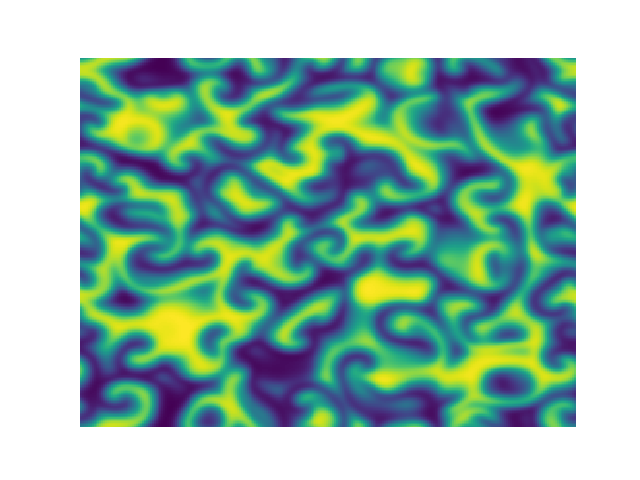
#> input picture Python/images/cgle_image_exp3.png, 640 x 480 px; its folder holds only this picture in this run
$ python -i strange_nlcCGLE2d_time.py   (imports and definitions only)
#> lines starting #> are read from the running program, lines starting #| are printed output that depends on the picture
import numpy as np
from numpy.fft import fft2, ifft2
import matplotlib.pyplot as plt
from matplotlib.animation import FuncAnimation
import time

def weirdexp(X, Y, sigma):
#> called with sigma = 50
    fill = np.zeros(X.shape)
    for i in range(len(X)):
        for j in range(len(X[i])):
            if X[i][j]**2 + Y[i][j]**2 > 100:
                fill[i][j] = np.exp(-(X[i][j]**2 + Y[i][j]**2)/(2*sigma*sigma))
            else:
                fill[i][j] = np.exp(-(X[i][j]**2 + Y[i][j]**2)/(2*sigma*sigma)) * np.cos(100*abs(X[i][j]) + 100*abs(Y[i][j]))
    return fill

N = 512
length = 200

x = length*np.array([i for i in range(-int(N/2), int(N/2))])/N
y = length*np.array([i for i in range(-int(N/2), int(N/2))])/N
X, Y = np.meshgrid(x, y)

#U = np.exp(-((X-0)**2 + (Y-0)**2))# + np.exp(-((X+20)**2 + (Y+0)**2))
#U = np.exp(U) - 1
#U = np.cos(np.sqrt(X*X + Y*Y))
U = np.ones(np.shape(X))

V = fft2(U)
alpha = -1
beta = 2
sigma = 50
omega = -0.8 * weirdexp(X, Y, sigma) + 1 #np.exp(-(X*X+Y*Y)/(2*sigma*sigma))
mu = 0.3
chi = np.pi

# between 0.2 and 0.25 at N=256, localized target patters
# between 0.1 and 0.15 at N=128, localized target patterns (very small)
delta = 1
#g = fft2(np.exp(-(X*X+Y*Y)*(delta*delta)))

h = 0.1

bk = [i for i in range(0, int(N/2))]
bk[len(bk):] = [0]
bk[len(bk):] = [i for i in range(int(-N/2) + 1, 0)]
bk = np.array(bk)
kx, ky = np.meshgrid(np.array(bk)*2*np.pi/length, np.array(bk)*2*np.pi/length)

g2 = np.exp(-(kx*kx + ky*ky)/(delta*delta))
L = -(kx*kx + ky*ky) * (1 + 1j*beta) #- mu * np.exp(1j * chi) * g2

E = np.exp(h*L)
E2 = np.exp(h*L/2)

M = 16

# [2 lines not run here, left out]
L = np.reshape(L, len(bk)*len(bk))

r = np.exp(1j * np.pi * ((np.array([i for i in range(1, M+1)]))-0.5)/M)

newL = np.array([L for i in range(0,M)])
newL = np.transpose(newL)
newr = np.array([r for i in range(0, N*N)])
LR = h*newL + newr
LR = np.array(LR)

# [3 lines not run here, left out]


tQ = (np.exp(LR/2) - 1)/LR
Q = h*np.mean(tQ, axis=1).real

tf1 = (-4-LR+np.exp(LR)*(4-3*LR+LR**2))/(LR**3)
f1 = h*np.mean(tf1, axis=1).real

tf2 = (2+LR+np.exp(LR)*(-2+LR))/(LR**3)
f2 = h*np.mean(tf2, axis=1).real

tf3 = (-4-3*LR-LR**2+np.exp(LR)*(4-LR))/(LR**3)
f3 = h*np.mean(tf3, axis=1).real

size = len(bk)
Q = np.reshape(Q, (size, size))
f1 = np.reshape(f1, (size, size))
f2 = np.reshape(f2, (size, size))
f3 = np.reshape(f3, (size, size))
L = np.reshape(L, (size, size))


fig, ax = plt.subplots()
# [1 line not run here, left out]
plot = ax.imshow(U)

def init():
    return plot

t = time.time()
count = 0

def animate(i):
    global Z, V, U, E2, Q, E, f1, f2, f3, t, count

    t0 = time.time()
    count += 1
    print(t - t0, '\t', count)
    t = t0

    Nv = fft2((1 - 1j*omega) * ifft2(V) - (1 + 1j*alpha)*ifft2(V)*abs(ifft2(V))**2)# + (mu * np.exp(1j*chi) * V) * g# - V
    a = E2*V + Q*Nv
    Na = fft2((1 - 1j*omega) * ifft2(a) - (1 + 1j*alpha)*ifft2(a)*abs(ifft2(a))**2)# + (mu * np.exp(1j*chi) * a) * g
    b = E2*V + Q*Na
    Nb = fft2((1 - 1j*omega) * ifft2(b) - (1 + 1j*alpha)*ifft2(b)*abs(ifft2(b))**2)# + (mu * np.exp(1j*chi) * b) * g
    c = E2*a + Q*(2*Nb-Nv)
    Nc = fft2((1 - 1j*omega) * ifft2(c) - (1 + 1j*alpha)*ifft2(c)*abs(ifft2(c))**2)# + (mu * np.exp(1j*chi) * c) * g
    V = E*V + Nv*f1 + 2*(Na+Nb)*f2 + Nc*f3
    U = ifft2(V).real

    plot = ax.imshow(U)
    return plot


anim = FuncAnimation(fig, animate, init_func=init, blit=False, save_count=500, cache_frame_data=False)
# [1 line not run here, left out]
#plt.show()

>>> import cv2
>>> picture = cv2.imread('images/cgle_image_exp3.png', cv2.IMREAD_GRAYSCALE)
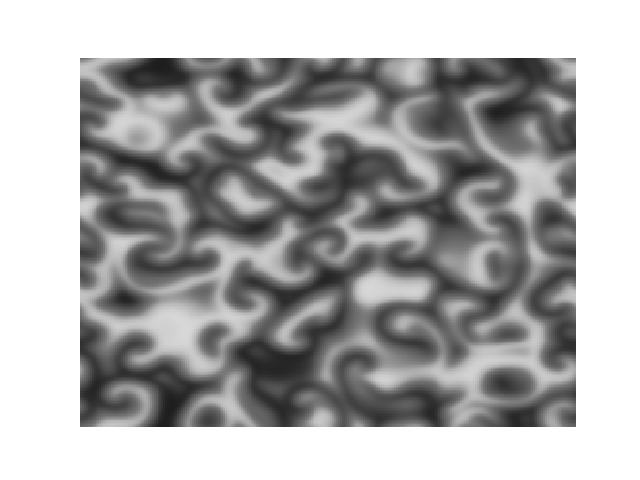
#> picture: shape (480, 640); min 30, max 255, mean 173.4
>>> result = animate(picture)
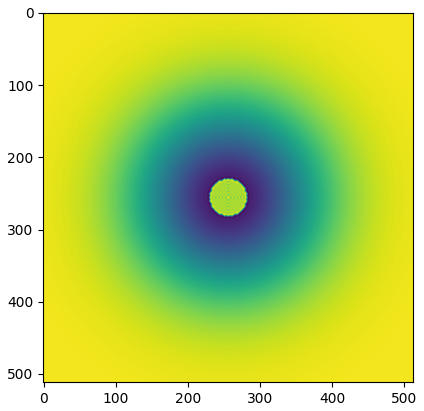
#> figure drawn by matplotlib, 1 panel

$ run again, on Python/images/cgle_image_exp4.png
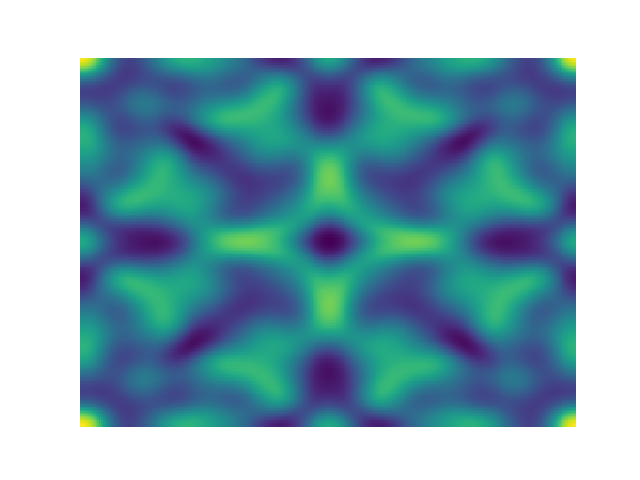
#> input picture Python/images/cgle_image_exp4.png, 640 x 480 px
#> `picture = cv2.imread('images/cgle_image_exp3.png', cv2.IMREAD_GRAYSCALE)`:
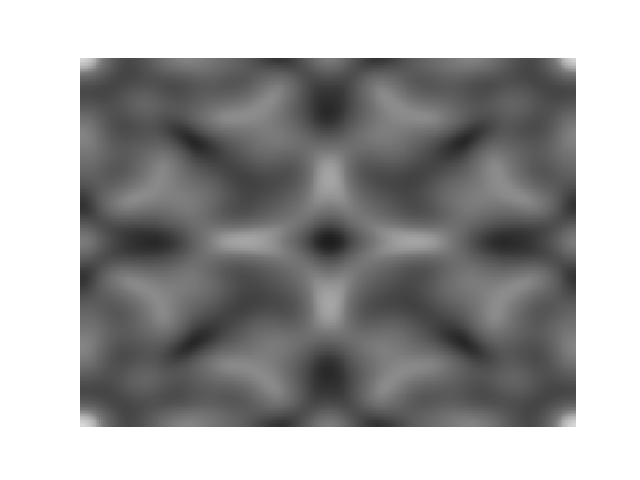
#> picture: shape (480, 640); min 30, max 255, mean 161

$ run again, on Python/images/cgle_image_exppost.png
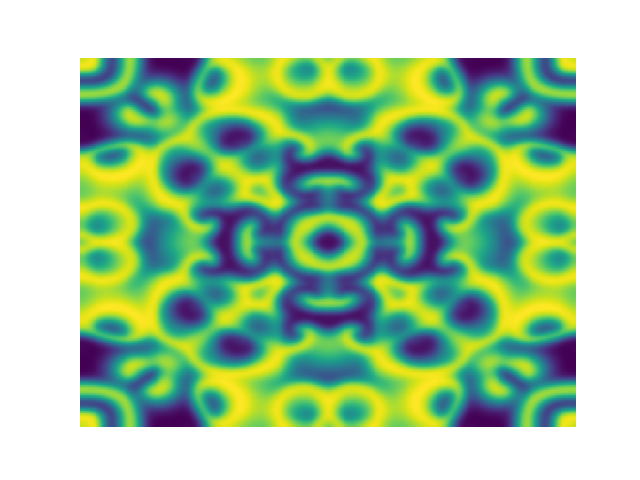
#> input picture Python/images/cgle_image_exppost.png, 640 x 480 px
#> `picture = cv2.imread('images/cgle_image_exp3.png', cv2.IMREAD_GRAYSCALE)`:
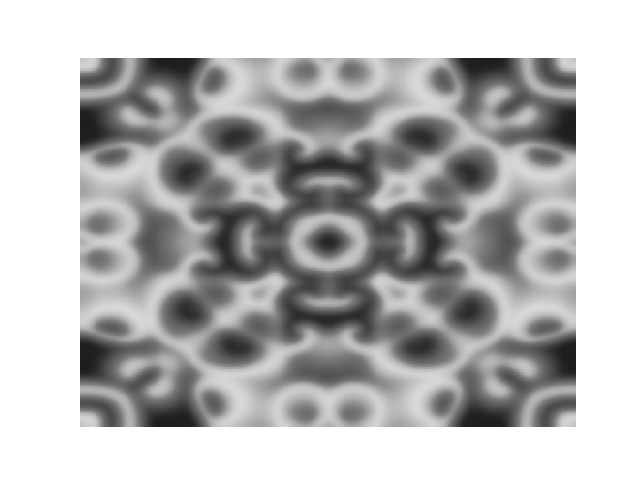
#> picture: shape (480, 640); min 30, max 255, mean 184.7

$ run again, on Python/images/cgle_spacetime_exp1.png
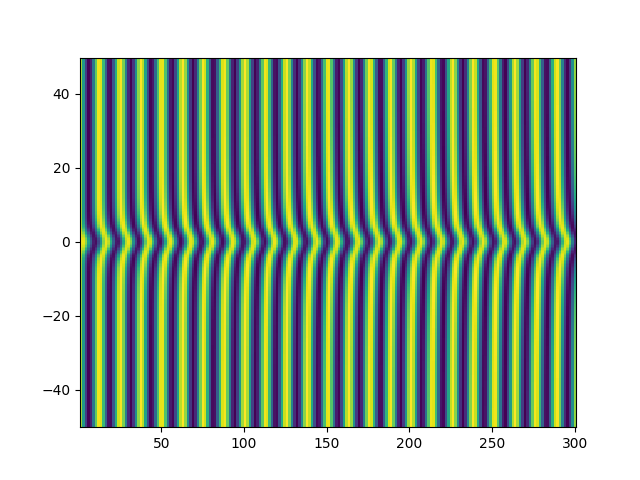
#> input picture Python/images/cgle_spacetime_exp1.png, 640 x 480 px
#> `picture = cv2.imread('images/cgle_image_exp3.png', cv2.IMREAD_GRAYSCALE)`:
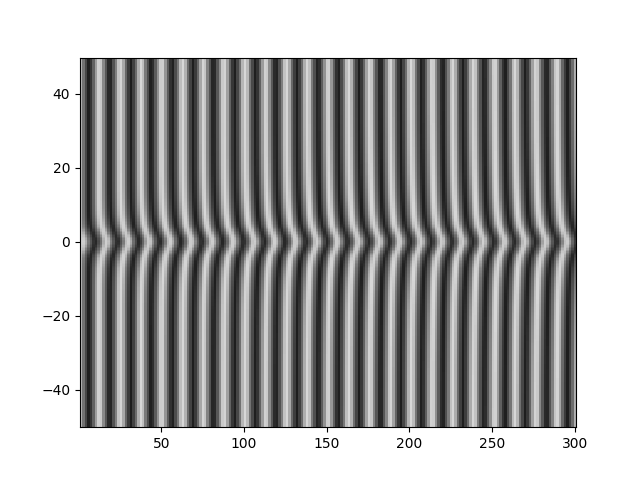
#> picture: shape (480, 640); min 0, max 255, mean 171.5
